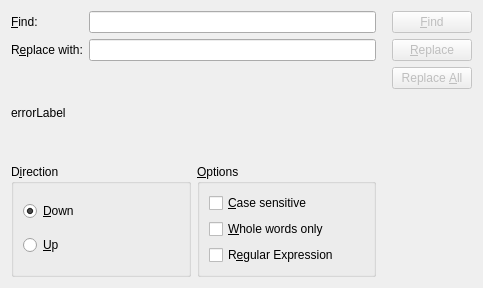
<?xml version="1.0" encoding="UTF-8"?>
<ui version="4.0">
 <class>FindReplaceForm</class>
 <widget class="QWidget" name="FindReplaceForm">
  <property name="geometry">
   <rect>
    <x>0</x>
    <y>0</y>
    <width>483</width>
    <height>288</height>
   </rect>
  </property>
  <property name="windowTitle">
   <string>Form</string>
  </property>
  <layout class="QGridLayout" name="gridLayout">
   <item row="0" column="0">
    <layout class="QVBoxLayout" name="verticalLayout_5">
     <item>
      <layout class="QVBoxLayout" name="verticalLayout_2">
       <item>
        <layout class="QGridLayout" name="gridLayout_3">
         <item row="0" column="0">
          <widget class="QLabel" name="label">
           <property name="text">
            <string>&amp;Find:</string>
           </property>
           <property name="buddy">
            <cstring>textToFind</cstring>
           </property>
          </widget>
         </item>
         <item row="0" column="1">
          <widget class="QLineEdit" name="textToFind"/>
         </item>
         <item row="1" column="0">
          <widget class="QLabel" name="replaceLabel">
           <property name="text">
            <string>R&amp;eplace with:</string>
           </property>
           <property name="buddy">
            <cstring>textToReplace</cstring>
           </property>
          </widget>
         </item>
         <item row="1" column="1">
          <widget class="QLineEdit" name="textToReplace"/>
         </item>
        </layout>
       </item>
      </layout>
     </item>
     <item>
      <widget class="QLabel" name="errorLabel">
       <property name="text">
        <string>errorLabel</string>
       </property>
      </widget>
     </item>
     <item>
      <layout class="QHBoxLayout" name="horizontalLayout">
       <item>
        <widget class="QGroupBox" name="groupBox">
         <property name="title">
          <string>D&amp;irection</string>
         </property>
         <layout class="QVBoxLayout" name="verticalLayout_3">
          <item>
           <widget class="QRadioButton" name="downRadioButton">
            <property name="text">
             <string>&amp;Down</string>
            </property>
            <property name="checked">
             <bool>true</bool>
            </property>
           </widget>
          </item>
          <item>
           <widget class="QRadioButton" name="upRadioButton">
            <property name="text">
             <string>&amp;Up</string>
            </property>
           </widget>
          </item>
         </layout>
        </widget>
       </item>
       <item>
        <widget class="QGroupBox" name="groupBox_2">
         <property name="title">
          <string>&amp;Options</string>
         </property>
         <layout class="QVBoxLayout" name="verticalLayout_4">
          <item>
           <widget class="QCheckBox" name="caseCheckBox">
            <property name="text">
             <string>&amp;Case sensitive</string>
            </property>
           </widget>
          </item>
          <item>
           <widget class="QCheckBox" name="wholeCheckBox">
            <property name="text">
             <string>&amp;Whole words only</string>
            </property>
           </widget>
          </item>
          <item>
           <widget class="QCheckBox" name="regexCheckBox">
            <property name="toolTip">
             <string>&lt;!DOCTYPE HTML PUBLIC &quot;-//W3C//DTD HTML 4.0//EN&quot; &quot;http://www.w3.org/TR/REC-html40/strict.dtd&quot;&gt;
&lt;html&gt;&lt;head&gt;&lt;meta name=&quot;qrichtext&quot; content=&quot;1&quot; /&gt;&lt;style type=&quot;text/css&quot;&gt;
p, li { white-space: pre-wrap; }
&lt;/style&gt;&lt;/head&gt;&lt;body style=&quot; font-family:'Sans'; font-size:10pt; font-weight:400; font-style:normal;&quot;&gt;
&lt;p style=&quot; margin-top:0px; margin-bottom:0px; margin-left:0px; margin-right:0px; -qt-block-indent:0; text-indent:0px;&quot;&gt;whether the text to search should be interpreted as a regular expression.&lt;/p&gt;
&lt;p style=&quot;-qt-paragraph-type:empty; margin-top:0px; margin-bottom:0px; margin-left:0px; margin-right:0px; -qt-block-indent:0; text-indent:0px;&quot;&gt;&lt;/p&gt;
&lt;p style=&quot; margin-top:0px; margin-bottom:0px; margin-left:0px; margin-right:0px; -qt-block-indent:0; text-indent:0px;&quot;&gt;You may want to take a look at the syntax of regular expressions:&lt;/p&gt;
&lt;p style=&quot; margin-top:0px; margin-bottom:0px; margin-left:0px; margin-right:0px; -qt-block-indent:0; text-indent:0px;&quot;&gt;&lt;a href=&quot;http://doc.trolltech.com/qregexp.html&quot;&gt;&lt;span style=&quot; text-decoration: underline; color:#0000ff;&quot;&gt;http://doc.trolltech.com/qregexp.html&lt;/span&gt;&lt;/a&gt;&lt;/p&gt;&lt;/body&gt;&lt;/html&gt;</string>
            </property>
            <property name="text">
             <string>R&amp;egular Expression</string>
            </property>
           </widget>
          </item>
         </layout>
        </widget>
       </item>
      </layout>
     </item>
    </layout>
   </item>
   <item row="0" column="1">
    <layout class="QVBoxLayout" name="verticalLayout">
     <property name="leftMargin">
      <number>10</number>
     </property>
     <item>
      <widget class="QPushButton" name="findButton">
       <property name="enabled">
        <bool>false</bool>
       </property>
       <property name="text">
        <string>&amp;Find</string>
       </property>
      </widget>
     </item>
     <item>
      <widget class="QPushButton" name="replaceButton">
       <property name="enabled">
        <bool>false</bool>
       </property>
       <property name="text">
        <string>&amp;Replace</string>
       </property>
      </widget>
     </item>
     <item>
      <widget class="QPushButton" name="replaceAllButton">
       <property name="enabled">
        <bool>false</bool>
       </property>
       <property name="text">
        <string>Replace &amp;All</string>
       </property>
      </widget>
     </item>
     <item>
      <spacer name="verticalSpacer">
       <property name="orientation">
        <enum>Qt::Vertical</enum>
       </property>
       <property name="sizeHint" stdset="0">
        <size>
         <width>20</width>
         <height>40</height>
        </size>
       </property>
      </spacer>
     </item>
    </layout>
   </item>
  </layout>
 </widget>
 <tabstops>
  <tabstop>textToFind</tabstop>
  <tabstop>textToReplace</tabstop>
  <tabstop>downRadioButton</tabstop>
  <tabstop>upRadioButton</tabstop>
  <tabstop>caseCheckBox</tabstop>
  <tabstop>wholeCheckBox</tabstop>
  <tabstop>regexCheckBox</tabstop>
  <tabstop>findButton</tabstop>
 </tabstops>
 <resources/>
 <connections/>
</ui>
